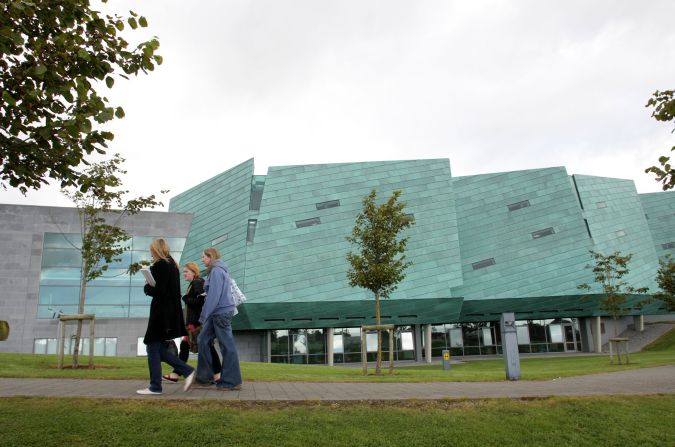
#> input picture ATU.jpg, 675 x 447 px
$ python lab8.py   (older library calls are emulated)
#> lines starting #> are read from the running program, lines starting #| are printed output that depends on the picture
import cv2
import numpy as np
from matplotlib import pyplot as plt

# print('Hello World')

# Image Declared
img = cv2.imread('ATU.jpg',)
#> img is the input picture: shape (447, 675, 3); mean B, G, R 146.4, 158.5, 148.9
cv2.imshow('Original', img)
cv2.waitKey(0)

gray_image = cv2.cvtColor(img, cv2.COLOR_BGR2GRAY)
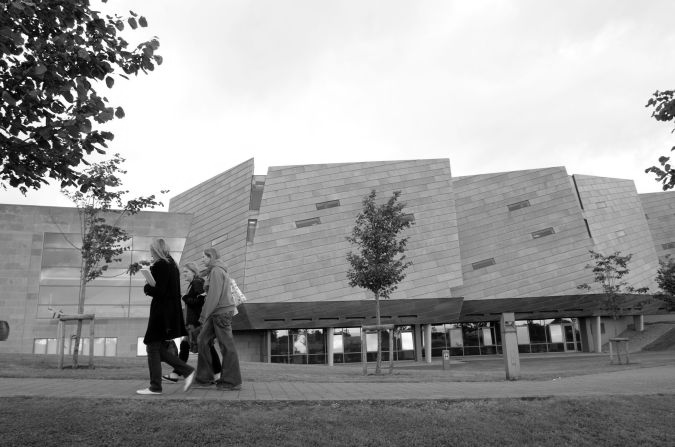
#> gray_image: shape (447, 675); min 0, max 255, mean 154.2

# Gray Image Declared
cv2.imshow('Grayscale', gray_image)
cv2.waitKey(0)

# Blurred Images Declared
imgOut1 = cv2.GaussianBlur(gray_image,(3, 3),0)
imgOut2 = cv2.GaussianBlur(gray_image,(13, 13),0)
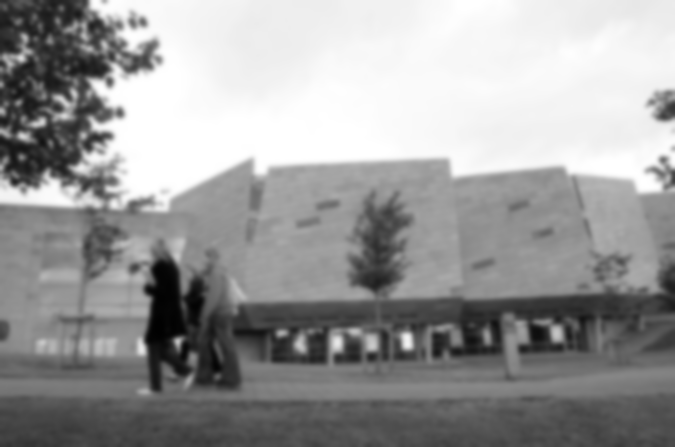
#> imgOut2: shape (447, 675); min 1, max 255, mean 154.2

# Sobel Image
sobelHorizontal = cv2.Sobel(imgOut1,cv2.CV_64F,1,0,ksize=5) # x dir
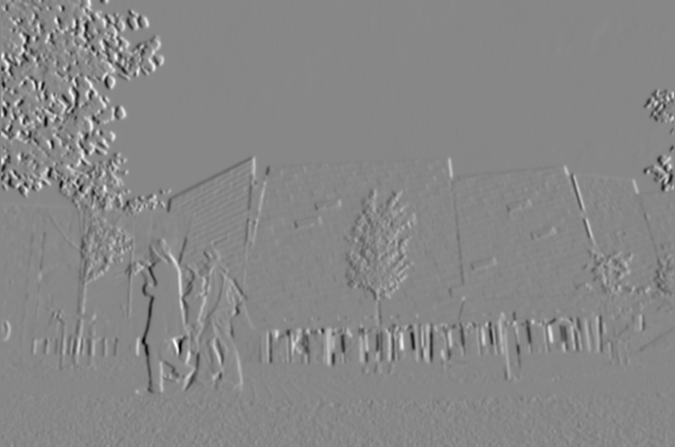
#> sobelHorizontal: shape (447, 675) float64; min -9078, max 8008, mean 7; drawn with min black and max white
sobelVertical = cv2.Sobel(imgOut1,cv2.CV_64F,0,1,ksize=5) # y dir
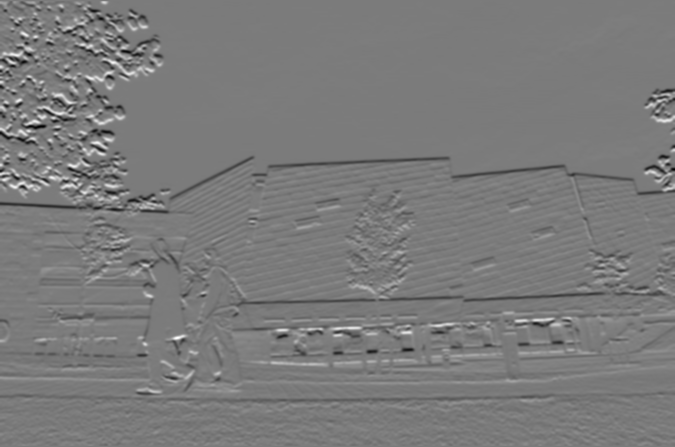
#> sobelVertical: shape (447, 675) float64; min -8452, max 8974, mean -42.1; drawn with min black and max white

# Canny Image
canny = cv2.Canny(imgOut1,100, 200)
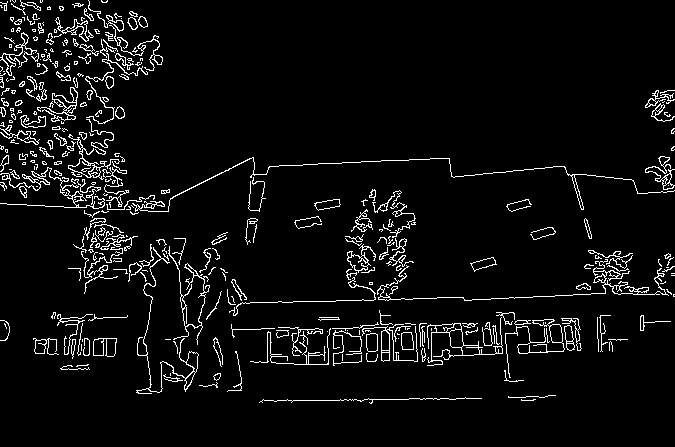
#> canny: shape (447, 675); 5.3% white in thin lines or dots

# Rows and Columns for Display
# When plotting points rows never change but column does. If ncol = 2 then ncol 3 puts image on new row
nrows = 4
ncols = 2


plt.subplot(nrows, ncols,1),plt.imshow(cv2.cvtColor(img, cv2.COLOR_BGR2RGB), cmap = 'gray')
plt.title('Original'), plt.xticks([]), plt.yticks([])

plt.subplot(nrows, ncols,2),plt.imshow(gray_image, cmap = 'gray')
plt.title('GrayScale'), plt.xticks([]), plt.yticks([])

plt.subplot(nrows, ncols,3),plt.imshow(imgOut1, cmap = 'gray')
plt.title('3x3 Blur'), plt.xticks([]), plt.yticks([])

plt.subplot(nrows, ncols,4),plt.imshow(imgOut2, cmap = 'gray')
plt.title('13x13 Blur'), plt.xticks([]), plt.yticks([])

plt.subplot(nrows, ncols,5),plt.imshow(sobelHorizontal, cmap = 'gray')
plt.title('Sobel Horizontal'), plt.xticks([]), plt.yticks([])

plt.subplot(nrows, ncols,6),plt.imshow(sobelVertical, cmap = 'gray')
plt.title('Sobel Vertical'), plt.xticks([]), plt.yticks([])

plt.subplot(nrows, ncols,7),plt.imshow(sobelHorizontal + sobelVertical, cmap = 'gray')
plt.title('Sobel Sum'), plt.xticks([]), plt.yticks([])

plt.subplot(nrows, ncols,8),plt.imshow(canny, cmap = 'gray')
plt.title('Canny'), plt.xticks([]), plt.yticks([])


plt.show()
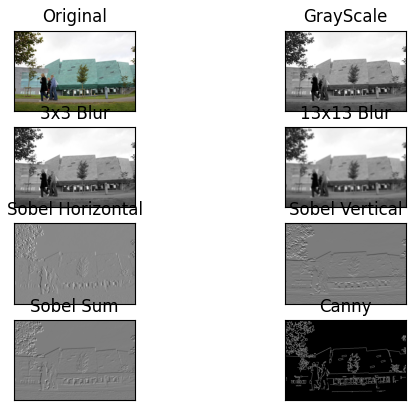
#> figure drawn by matplotlib, 8 panels
